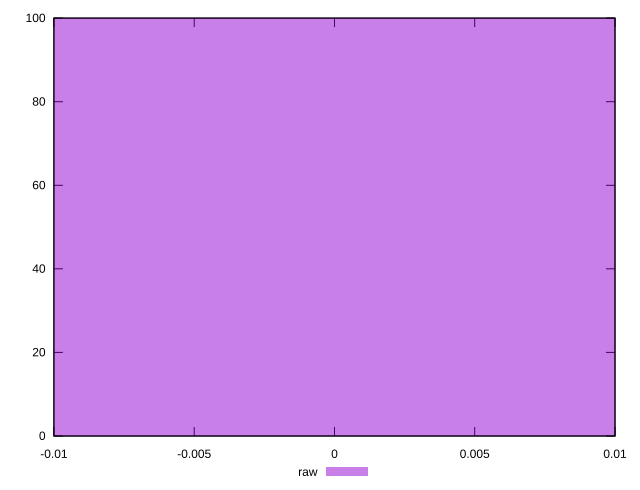

Reproduce this figure in gnuplot.
reset
set terminal svg size 640, 490 enhanced background rgb 'white'
set output "report_00007_2020-12-11T15:55:29.892Z/uses-webp-images/samples/pages+cached+noexternal+nofonts+nosvg+noimg+nocss+nojs/raw/histogram.svg"

$raw <<EOF
0 100
EOF

set key outside below
set boxwidth 0.1
set yrange [0:100]
set style fill transparent solid 0.5 noborder

plot \
  $raw title "raw" with boxes, \


reset
